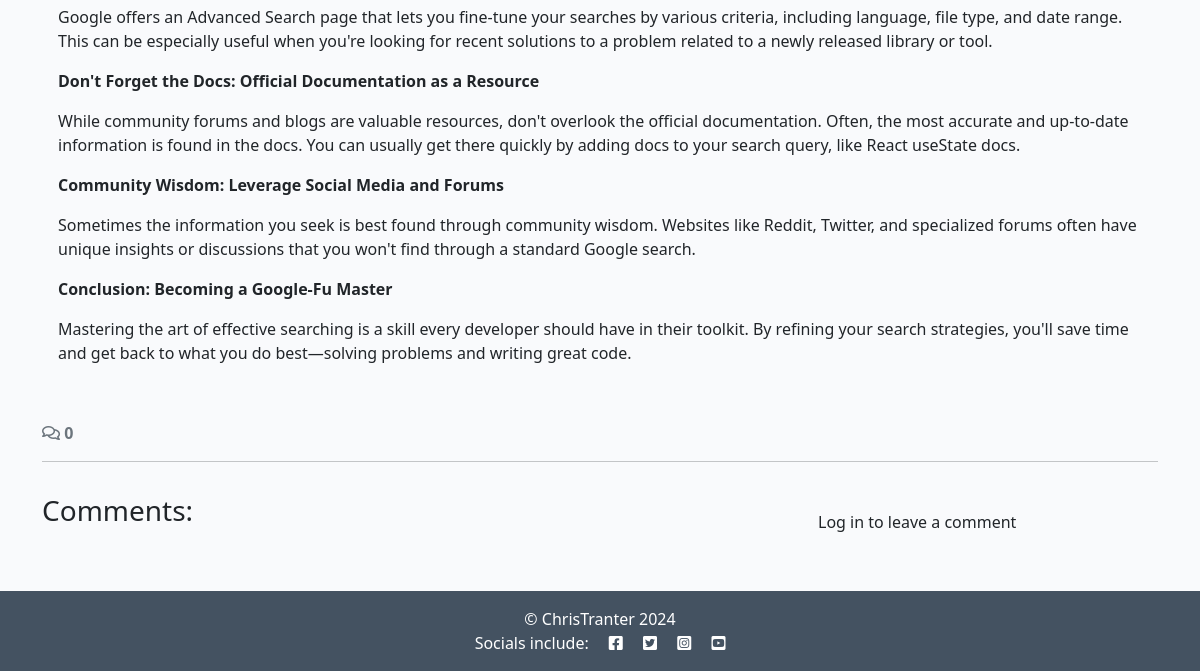
The app's page /google-fu-mastering-the-art-of-efficient-searching-for-developers/ (lower part), older data.
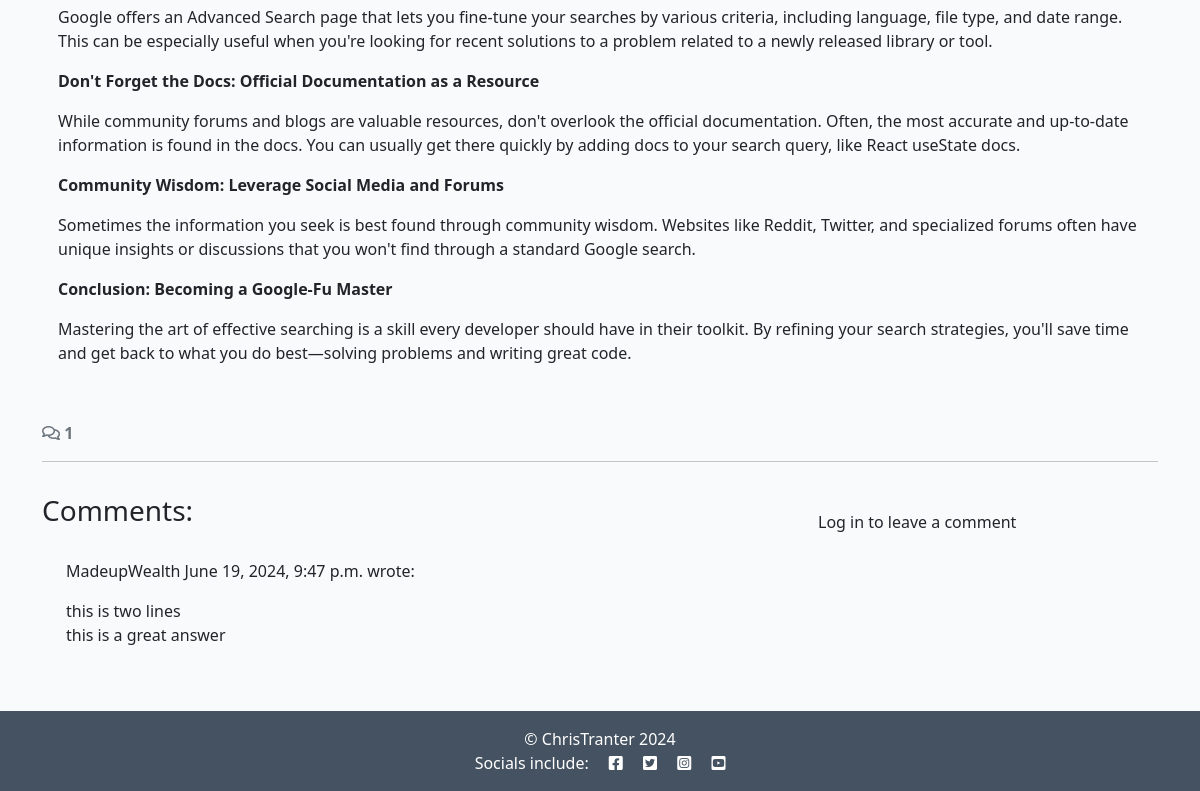
The same page, newer data.
### blog/models.py (models this page shows, shortened)
class Comment(models.Model):
    post = models.ForeignKey(Post, on_delete=models.CASCADE, related_name="comments")
    author = models.ForeignKey(User, on_delete=models.CASCADE, related_name="commenter")
    body = models.TextField()
    approved = models.BooleanField(default=False)
    created_on = models.DateTimeField(auto_now_add=True)
    class Meta:
        ordering = ["created_on"]

### blog/views.py (the view, shortened to what this page needs)
# urls.py: path('<slug:slug>/', views.post_detail, name='post_detail'),
def post_detail(request, slug):
    queryset = Post.objects.filter(status=1)
    post = get_object_or_404(queryset, slug=slug)
    comments = post.comments.all().order_by("-created_on")
    comment_count = post.comments.filter(approved=True).count()
    comment_form = CommentForm()
    return render(
        request,
        "blog/post_detail.html",
        {
            "post": post,
            "comments": comments,
            "comment_count": comment_count,
            "comment_form": comment_form,
        },
    )

### blog/templates/blog/post_detail.html (shortened to what this page needs)
{% extends 'base.html' %} {% block content %}
{% load static %}
{% load crispy_forms_tags %}
<div class="container">
    <div class="row">
        <div class="col card mb-4  mt-3 left  top">
            <div class="card-body">
                <p class="card-text">{{ post.content | safe }}</p>
            </div>
        </div>
    </div>
  <div class="row">
    <div class="col-12">
      <strong class="text-secondary">
        <i class="far fa-comments"></i> {{ comment_count }}
      </strong>
    </div>
    <div class="col-12">
      <hr>
    </div>
  </div>
  <div class="row">
    <div class="col-md-8 card mb-4  mt-3 ">
      <h3>Comments:</h3>
      <div class="card-body">
        {% for comment in comments %}
        <div class="p-2 comments
          ">
          <p class="font-weight-bold">
            {{ comment.author }}
            <span class="font-weight-normal">
              {{ comment.created_on }}
            </span> wrote:
          </p>
          <div id="comment{{ comment.id }}">
            {{ comment.body | linebreaks }}
          </div>
        </div>
        {% endfor %}
      </div>
    </div>
     <div class="col-md-4 card mb-4 mt-3">
      <div class="card-body">
        {% if user.is_authenticated %}
        <h3>Leave a comment:</h3>
        <p>Posting as: {{ user.username }}</p>
        <form id="commentForm" method="post"
          style="margin-top: 1.3em;">
          {{ comment_form | crispy }}
          {% csrf_token %}
          <button id="submitButton" type="submit"
            class="btn btn-signup btn-lg">Submit</button>
        </form>
        {% else %}
        <p>Log in to leave a comment</p>
        {% endif %}
      </div>
    </div>
  </div>
</div>
{% endblock content %}

Row changes from the older to the newer data that the page shows:
added Comment: author "MadeupWealth", created_on "June 19, 2024, 9:47 p.m.", body "this is two lines this is a great answer"
Text that changed along with them:
{{ comment_count }}: "0" → "1"
